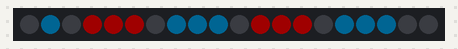
The sketch below on a simulated Arduino Uno, built with avr-gcc and run on an emulated ATmega328P. Shown: 20 RGB LEDs in strip order, left to right. Dim RGB values are drawn brighter than linear; random numbers use the default seed unless the sketch sets one.

Above: at 1.15 s.
At 4.62 s:
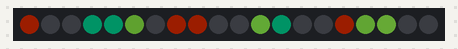
At 7.78 s:
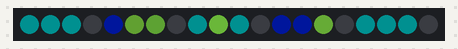
At 14.72 s:
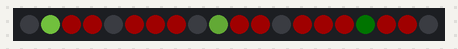
At 26.69 s:
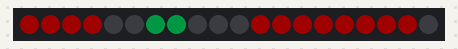
At 38.96 s:
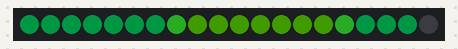

The sketch:

two_sin_demo.ino
```cpp
/* two_sin_demo

By: Andrew Tuline

Date: Oct, 2014

A demo showing the flexibility of using two sine waves. A little code and lots of variables can be used for awesome effects.

*/

#define qsubd(x, b)  ((x>b)?wavebright:0)                     // A digital unsigned subtraction macro. if result <0, then => 0. Otherwise, take on fixed value.
#define qsuba(x, b)  ((x>b)?x-b:0)                            // Unsigned subtraction macro. if result <0, then => 0


#include "FastLED.h"                                          // FastLED library.

// Fixed definitions cannot change on the fly.
#define LED_DT 12                                             // Data pin to connect to the strip.
#define LED_CK 11
#define COLOR_ORDER BGR                                       // It's GRB for WS2812B
#define LED_TYPE APA102                                       // What kind of strip are you using (WS2801, WS2812B or APA102)?
#define NUM_LEDS 20                                           // Number of LED's.

// Initialize changeable global variables.
uint8_t max_bright = 128;                                     // Overall brightness definition. It can be changed on the fly.


struct CRGB leds[NUM_LEDS];                                   // Initialize our LED array.

// Most of these variables can be mucked around with. Better yet, add some form of variable input or routine to change them on the fly. 1970's here I come. .
//

// Don't forget to update resetvar() definitions if you change these.
uint8_t wavebright = 128;                                     // You can change the brightness of the waves/bars rolling across the screen. Best to make them not as bright as the sparkles.
uint8_t thishue = 0;                                          // You can change the starting hue value for the first wave.
uint8_t thathue = 140;                                        // You can change the starting hue for other wave.
uint8_t thisrot = 0;                                          // You can change how quickly the hue rotates for this wave. Currently 0.
uint8_t thatrot = 0;                                          // You can change how quickly the hue rotates for the other wave. Currently 0.
uint8_t allsat = 255;                                         // I like 'em fully saturated with colour.
bool thisdir = 0;                                             // A direction variable that will work with inputs.
int8_t thisspeed = 4;                                         // You can change the speed, and can use negative values.
int8_t thatspeed = 4;                                         // You can change the speed, and use negative values.
uint8_t allfreq = 32;                                         // You can change the frequency, thus overall width of bars.
int thisphase = 0;                                            // Phase change value gets calculated.
int thatphase = 0;                                            // Phase change value gets calculated.
uint8_t thiscutoff = 192;                                     // You can change the cutoff value to display this wave. Lower value = longer wave.
uint8_t thatcutoff = 192;                                     // You can change the cutoff value to display that wave. Lower value = longer wave.
int thisdelay = 10;                                           // You can change the delay. Also you can change the allspeed variable above.
uint8_t twinkrun = 1;                                         // Enable/disable twinkles.
// End of resetvar() redefinitions.


typedef struct {                                              // Define a structure for the twinkles that get overlaid on the moving waves.
      int twinkled;                                           // Supports a long strand of LED's.
      int twinkbright;                                        // Defined as 'int', so that we can trigger change on a negative brightness value.
  }  twinks;

#define numtwinks 4                                           // You can change the number of twinkles.
twinks mytwinks[numtwinks];                                   // The structure is called mytwinks.


void setup() {
  delay(1000);                                                // Power-up safety delay or something like that.
  Serial.begin(57600);

//  LEDS.addLeds<LED_TYPE, LED_DT, COLOR_ORDER>(leds, NUM_LEDS);          // Use this for WS2812B
  LEDS.addLeds<LED_TYPE, LED_DT, LED_CK, COLOR_ORDER>(leds, NUM_LEDS);  // Use this for WS2801 or APA102

  set_max_power_in_volts_and_milliamps(5, 500);               // FastLED 2.1 Power management set at 5V, 500mA
  FastLED.setBrightness(max_bright);
} // setup()


void loop() {
  ChangeMe();                                                 // Muck those variable around.
  two_sin();                                                  // Simple call to the routine.
  if(twinkrun == 1) twinkleover();                            // You can keep or lose the twinkles.
  show_at_max_brightness_for_power();
  delay_at_max_brightness_for_power(thisdelay*2.5);
} // loop()


void ChangeMe()
{
  uint8_t secondHand = (millis() / 1000) % 60;                // Increase this if you want a longer demo.
  static uint8_t lastSecond = 99;                             // Static variable, means it's only defined once. This is our 'debounce' variable.

  // You can change variables, but remember to set them back in the next demo, or they will stay as is.
  if( lastSecond != secondHand) {
    lastSecond = secondHand;
    if( secondHand ==  0) {thisrot = 1; thatrot = 1;}                                             // Both rotating hues
    if( secondHand == 5)  {thisrot = 0; thisdir = 1;}                                                          // Just 1 rotating hue
    if( secondHand == 10)  {thatrot = 0; thishue = 255; thathue = 255;}                           // No rotating hues, all red.
    if( secondHand == 15)  {twinkrun = 0;}                                                        // Enough with the damn twinkles.
    if( secondHand == 20)  {allfreq = 16; thathue = 128;}                                         // Time to make a wider bar.
    if( secondHand == 25)  {thiscutoff = 96; thatcutoff = 240;}                                   // Change width of bars.
    if( secondHand == 30)  {thiscutoff = 96; thatcutoff = 96; thisrot = 1;}                       // Make those bars overlap, and rotate a hue
    if( secondHand == 35)  {thisspeed= -4; thatspeed= -4;}                                        // Change direction                                      // Change the direction.
    if( secondHand == 40)  {thiscutoff = 128; thatcutoff = 128; wavebright = 64; twinkrun = 1;}   // Yet more changes
    if( secondHand == 45)  {wavebright = 128; twinkrun = 0; thisspeed = 3;}                       // Now, we change speeds.
    if( secondHand == 50)  {thisspeed = 3; twinkrun = 0; thatspeed = -3;}                            // Opposite directions
    if( secondHand == 55)  {resetvar(); }                                                         // Getting complicated, let's reset the variables.
  }
} // ChangeMe()


void two_sin() {                                                              // This is the heart of this program. Sure is short.

  if (thisdir == 0) {thisphase += thisspeed; thatphase += thatspeed;}
  else {thisphase -= thisspeed; thatphase -= thatspeed;}

  thishue = thishue + thisrot;                                                // Hue rotation is fun for thiswave.
  thathue = thathue + thatrot;                                                // It's also fun for thatwave.

  for (int k=0; k<NUM_LEDS-1; k++) {
    int thisbright = qsubd(cubicwave8((k*allfreq)+thisphase), thiscutoff);     // qsub sets a minimum value called thiscutoff. If < thiscutoff, then bright = 0. Otherwise, bright = 128 (as defined in qsub)..
    int thatbright = qsubd(cubicwave8((k*allfreq)+128+thatphase), thatcutoff); // This wave is 180 degrees out of phase (with the value of 128).

    leds[k] = CHSV(thishue, allsat, thisbright);                              // Assigning hues and brightness to the led array.
    leds[k] += CHSV(thathue, allsat, thatbright);
  }
} // two_sin()


void twinkleover() {                                                          // This has been added for Mark Kriegsman.
  for (int i = 0; i < numtwinks; i++) {
    if (mytwinks[i].twinkbright <0) {
      mytwinks[i].twinkled = random8(0, NUM_LEDS-1);
      mytwinks[i].twinkbright = random8(220, 255);
    }
    leds[mytwinks[i].twinkled] = CHSV(80, 120, mytwinks[i].twinkbright);      // Trying to make a soft white twinkle
    mytwinks[i].twinkbright -= 8;
  }
} // twinkle()


void resetvar() {                      // Reset the variable back to the beginning.
  wavebright = 128;                    // You can change the brightness of the waves/bars rolling across the screen. Best to make them not as bright as the sparkles.
  thishue = 0;                         // You can change the starting hue value for the first wave.
  thathue = 140;                       // You can change the starting hue for other wave.
  thisrot = 0;                         // You can change how quickly the hue rotates for this wave. Currently 0.
  thatrot = 0;                         // You can change how quickly the hue rotates for the other wave. Currently 0.
  allsat = 255;                        // I like 'em fully saturated with colour.
  thisspeed = 4;                       // You can change the speed, and use negative values.
  thatspeed = 4;                       // You can change the speed, and use negative values.
  allfreq = 32;                        // You can change the frequency, thus overall width of bars.
  thisphase = 0;                       // Phase change value gets calculated.
  thatphase = 0;                       // Phase change value gets calculated.
  thiscutoff = 192;                    // You can change the cutoff value to display this wave. Lower value = longer wave.
  thatcutoff = 192;                    // You can change the cutoff value to display that wave. Lower value = longer wave.
  thisdelay = 10;                      // You can change the delay. Also you can change the allspeed variable above.
  twinkrun = 1;                        // Enable/disable twinkles.
} // resetvar()
```
